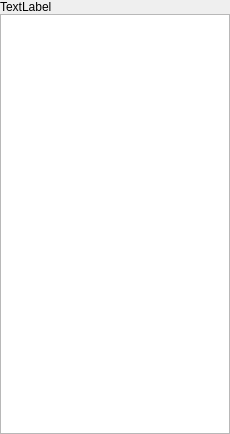
<?xml version="1.0" encoding="UTF-8"?>
<ui version="4.0">
 <class>StockWidget</class>
 <widget class="QWidget" name="StockWidget">
  <property name="geometry">
   <rect>
    <x>0</x>
    <y>0</y>
    <width>230</width>
    <height>434</height>
   </rect>
  </property>
  <property name="minimumSize">
   <size>
    <width>230</width>
    <height>0</height>
   </size>
  </property>
  <property name="maximumSize">
   <size>
    <width>230</width>
    <height>16777215</height>
   </size>
  </property>
  <property name="windowTitle">
   <string>Form</string>
  </property>
  <layout class="QVBoxLayout" name="verticalLayout">
   <property name="spacing">
    <number>0</number>
   </property>
   <property name="leftMargin">
    <number>0</number>
   </property>
   <property name="topMargin">
    <number>0</number>
   </property>
   <property name="rightMargin">
    <number>0</number>
   </property>
   <property name="bottomMargin">
    <number>0</number>
   </property>
   <item>
    <widget class="QLabel" name="label">
     <property name="text">
      <string>TextLabel</string>
     </property>
    </widget>
   </item>
   <item>
    <widget class="QTableWidget" name="tableWidget">
     <property name="minimumSize">
      <size>
       <width>230</width>
       <height>0</height>
      </size>
     </property>
    </widget>
   </item>
  </layout>
 </widget>
 <resources/>
 <connections/>
</ui>
